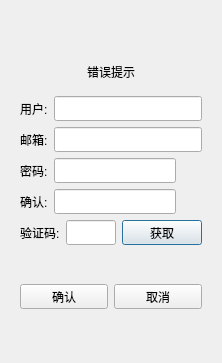
<?xml version="1.0" encoding="UTF-8"?>
<ui version="4.0">
 <class>RegisterDialog</class>
 <widget class="QDialog" name="RegisterDialog">
  <property name="geometry">
   <rect>
    <x>0</x>
    <y>0</y>
    <width>222</width>
    <height>363</height>
   </rect>
  </property>
  <property name="maximumSize">
   <size>
    <width>222</width>
    <height>363</height>
   </size>
  </property>
  <property name="windowTitle">
   <string>Dialog</string>
  </property>
  <layout class="QVBoxLayout" name="verticalLayout_2">
   <item>
    <layout class="QVBoxLayout" name="verticalLayout">
     <item>
      <widget class="QStackedWidget" name="stackedWidget">
       <property name="currentIndex">
        <number>0</number>
       </property>
       <widget class="QWidget" name="page">
        <layout class="QVBoxLayout" name="verticalLayout_3">
         <item>
          <spacer name="verticalSpacer">
           <property name="orientation">
            <enum>Qt::Orientation::Vertical</enum>
           </property>
           <property name="sizeHint" stdset="0">
            <size>
             <width>20</width>
             <height>40</height>
            </size>
           </property>
          </spacer>
         </item>
         <item>
          <widget class="QWidget" name="widget" native="true">
           <layout class="QVBoxLayout" name="verticalLayout_4">
            <item>
             <widget class="QLabel" name="err_tip">
              <property name="text">
               <string>错误提示</string>
              </property>
              <property name="alignment">
               <set>Qt::AlignmentFlag::AlignCenter</set>
              </property>
             </widget>
            </item>
           </layout>
          </widget>
         </item>
         <item>
          <layout class="QHBoxLayout" name="horizontalLayout">
           <item>
            <widget class="QLabel" name="userlabel">
             <property name="minimumSize">
              <size>
               <width>0</width>
               <height>25</height>
              </size>
             </property>
             <property name="maximumSize">
              <size>
               <width>16777215</width>
               <height>25</height>
              </size>
             </property>
             <property name="text">
              <string>用户:</string>
             </property>
            </widget>
           </item>
           <item>
            <widget class="QLineEdit" name="user_edit">
             <property name="minimumSize">
              <size>
               <width>0</width>
               <height>25</height>
              </size>
             </property>
             <property name="maximumSize">
              <size>
               <width>16777215</width>
               <height>25</height>
              </size>
             </property>
            </widget>
           </item>
          </layout>
         </item>
         <item>
          <layout class="QHBoxLayout" name="horizontalLayout_2">
           <item>
            <widget class="QLabel" name="emillabel">
             <property name="minimumSize">
              <size>
               <width>0</width>
               <height>25</height>
              </size>
             </property>
             <property name="maximumSize">
              <size>
               <width>16777215</width>
               <height>25</height>
              </size>
             </property>
             <property name="text">
              <string>邮箱:</string>
             </property>
            </widget>
           </item>
           <item>
            <widget class="QLineEdit" name="email_edit">
             <property name="minimumSize">
              <size>
               <width>0</width>
               <height>25</height>
              </size>
             </property>
             <property name="maximumSize">
              <size>
               <width>16777215</width>
               <height>25</height>
              </size>
             </property>
            </widget>
           </item>
          </layout>
         </item>
         <item>
          <layout class="QHBoxLayout" name="horizontalLayout_3">
           <item>
            <widget class="QLabel" name="pass_label">
             <property name="minimumSize">
              <size>
               <width>0</width>
               <height>25</height>
              </size>
             </property>
             <property name="maximumSize">
              <size>
               <width>16777215</width>
               <height>25</height>
              </size>
             </property>
             <property name="text">
              <string>密码:</string>
             </property>
            </widget>
           </item>
           <item>
            <widget class="QLineEdit" name="pass_edit">
             <property name="minimumSize">
              <size>
               <width>0</width>
               <height>25</height>
              </size>
             </property>
             <property name="maximumSize">
              <size>
               <width>16777215</width>
               <height>25</height>
              </size>
             </property>
            </widget>
           </item>
           <item>
            <widget class="ClickedLabel" name="pass_visible">
             <property name="minimumSize">
              <size>
               <width>20</width>
               <height>20</height>
              </size>
             </property>
             <property name="maximumSize">
              <size>
               <width>20</width>
               <height>20</height>
              </size>
             </property>
             <property name="text">
              <string/>
             </property>
            </widget>
           </item>
          </layout>
         </item>
         <item>
          <layout class="QHBoxLayout" name="horizontalLayout_4">
           <item>
            <widget class="QLabel" name="verify_label">
             <property name="minimumSize">
              <size>
               <width>0</width>
               <height>25</height>
              </size>
             </property>
             <property name="maximumSize">
              <size>
               <width>16777215</width>
               <height>25</height>
              </size>
             </property>
             <property name="text">
              <string>确认:</string>
             </property>
            </widget>
           </item>
           <item>
            <widget class="QLineEdit" name="confirm_edit">
             <property name="minimumSize">
              <size>
               <width>0</width>
               <height>25</height>
              </size>
             </property>
             <property name="maximumSize">
              <size>
               <width>16777215</width>
               <height>25</height>
              </size>
             </property>
            </widget>
           </item>
           <item>
            <widget class="ClickedLabel" name="confirm_visible">
             <property name="minimumSize">
              <size>
               <width>20</width>
               <height>20</height>
              </size>
             </property>
             <property name="maximumSize">
              <size>
               <width>20</width>
               <height>20</height>
              </size>
             </property>
             <property name="text">
              <string/>
             </property>
            </widget>
           </item>
          </layout>
         </item>
         <item>
          <layout class="QHBoxLayout" name="horizontalLayout_5">
           <item>
            <widget class="QLabel" name="confirm_label">
             <property name="minimumSize">
              <size>
               <width>0</width>
               <height>25</height>
              </size>
             </property>
             <property name="maximumSize">
              <size>
               <width>16777215</width>
               <height>25</height>
              </size>
             </property>
             <property name="text">
              <string>验证码:</string>
             </property>
            </widget>
           </item>
           <item>
            <widget class="QLineEdit" name="varify_edit">
             <property name="minimumSize">
              <size>
               <width>0</width>
               <height>25</height>
              </size>
             </property>
             <property name="maximumSize">
              <size>
               <width>16777215</width>
               <height>25</height>
              </size>
             </property>
            </widget>
           </item>
           <item>
            <widget class="TimerBtn" name="get_code">
             <property name="minimumSize">
              <size>
               <width>0</width>
               <height>25</height>
              </size>
             </property>
             <property name="maximumSize">
              <size>
               <width>16777215</width>
               <height>25</height>
              </size>
             </property>
             <property name="text">
              <string>获取</string>
             </property>
            </widget>
           </item>
          </layout>
         </item>
         <item>
          <spacer name="verticalSpacer_2">
           <property name="orientation">
            <enum>Qt::Orientation::Vertical</enum>
           </property>
           <property name="sizeHint" stdset="0">
            <size>
             <width>20</width>
             <height>40</height>
            </size>
           </property>
          </spacer>
         </item>
         <item>
          <layout class="QHBoxLayout" name="horizontalLayout_6">
           <item>
            <widget class="QPushButton" name="sure_btn">
             <property name="minimumSize">
              <size>
               <width>0</width>
               <height>25</height>
              </size>
             </property>
             <property name="maximumSize">
              <size>
               <width>16777215</width>
               <height>25</height>
              </size>
             </property>
             <property name="text">
              <string>确认</string>
             </property>
            </widget>
           </item>
           <item>
            <widget class="QPushButton" name="cancel_btn">
             <property name="minimumSize">
              <size>
               <width>0</width>
               <height>25</height>
              </size>
             </property>
             <property name="maximumSize">
              <size>
               <width>16777215</width>
               <height>25</height>
              </size>
             </property>
             <property name="text">
              <string>取消</string>
             </property>
            </widget>
           </item>
          </layout>
         </item>
         <item>
          <spacer name="verticalSpacer_3">
           <property name="orientation">
            <enum>Qt::Orientation::Vertical</enum>
           </property>
           <property name="sizeHint" stdset="0">
            <size>
             <width>20</width>
             <height>40</height>
            </size>
           </property>
          </spacer>
         </item>
        </layout>
       </widget>
       <widget class="QWidget" name="page_2">
        <layout class="QVBoxLayout" name="verticalLayout_5">
         <item>
          <spacer name="verticalSpacer_4">
           <property name="orientation">
            <enum>Qt::Orientation::Vertical</enum>
           </property>
           <property name="sizeHint" stdset="0">
            <size>
             <width>20</width>
             <height>40</height>
            </size>
           </property>
          </spacer>
         </item>
         <item>
          <widget class="QLabel" name="tip_lib">
           <property name="text">
            <string>注册成功，5s后返回登录</string>
           </property>
           <property name="alignment">
            <set>Qt::AlignmentFlag::AlignCenter</set>
           </property>
          </widget>
         </item>
         <item>
          <widget class="QLabel" name="tip2_lib">
           <property name="text">
            <string>可点击返回按钮直接返回登陆页面</string>
           </property>
           <property name="alignment">
            <set>Qt::AlignmentFlag::AlignCenter</set>
           </property>
          </widget>
         </item>
         <item>
          <spacer name="verticalSpacer_5">
           <property name="orientation">
            <enum>Qt::Orientation::Vertical</enum>
           </property>
           <property name="sizeHint" stdset="0">
            <size>
             <width>20</width>
             <height>40</height>
            </size>
           </property>
          </spacer>
         </item>
         <item>
          <widget class="QWidget" name="widget_2" native="true">
           <layout class="QHBoxLayout" name="horizontalLayout_7">
            <item>
             <spacer name="horizontalSpacer">
              <property name="orientation">
               <enum>Qt::Orientation::Horizontal</enum>
              </property>
              <property name="sizeHint" stdset="0">
               <size>
                <width>40</width>
                <height>20</height>
               </size>
              </property>
             </spacer>
            </item>
            <item>
             <widget class="QPushButton" name="return_btn">
              <property name="minimumSize">
               <size>
                <width>0</width>
                <height>25</height>
               </size>
              </property>
              <property name="maximumSize">
               <size>
                <width>16777215</width>
                <height>25</height>
               </size>
              </property>
              <property name="text">
               <string>返回登陆</string>
              </property>
             </widget>
            </item>
            <item>
             <spacer name="horizontalSpacer_2">
              <property name="orientation">
               <enum>Qt::Orientation::Horizontal</enum>
              </property>
              <property name="sizeHint" stdset="0">
               <size>
                <width>40</width>
                <height>20</height>
               </size>
              </property>
             </spacer>
            </item>
           </layout>
          </widget>
         </item>
         <item>
          <spacer name="verticalSpacer_6">
           <property name="orientation">
            <enum>Qt::Orientation::Vertical</enum>
           </property>
           <property name="sizeHint" stdset="0">
            <size>
             <width>20</width>
             <height>40</height>
            </size>
           </property>
          </spacer>
         </item>
        </layout>
       </widget>
      </widget>
     </item>
    </layout>
   </item>
  </layout>
 </widget>
 <customwidgets>
  <customwidget>
   <class>TimerBtn</class>
   <extends>QPushButton</extends>
   <header>timerbtn.h</header>
  </customwidget>
  <customwidget>
   <class>ClickedLabel</class>
   <extends>QLabel</extends>
   <header>clickedlabel.h</header>
  </customwidget>
 </customwidgets>
 <resources/>
 <connections/>
</ui>
